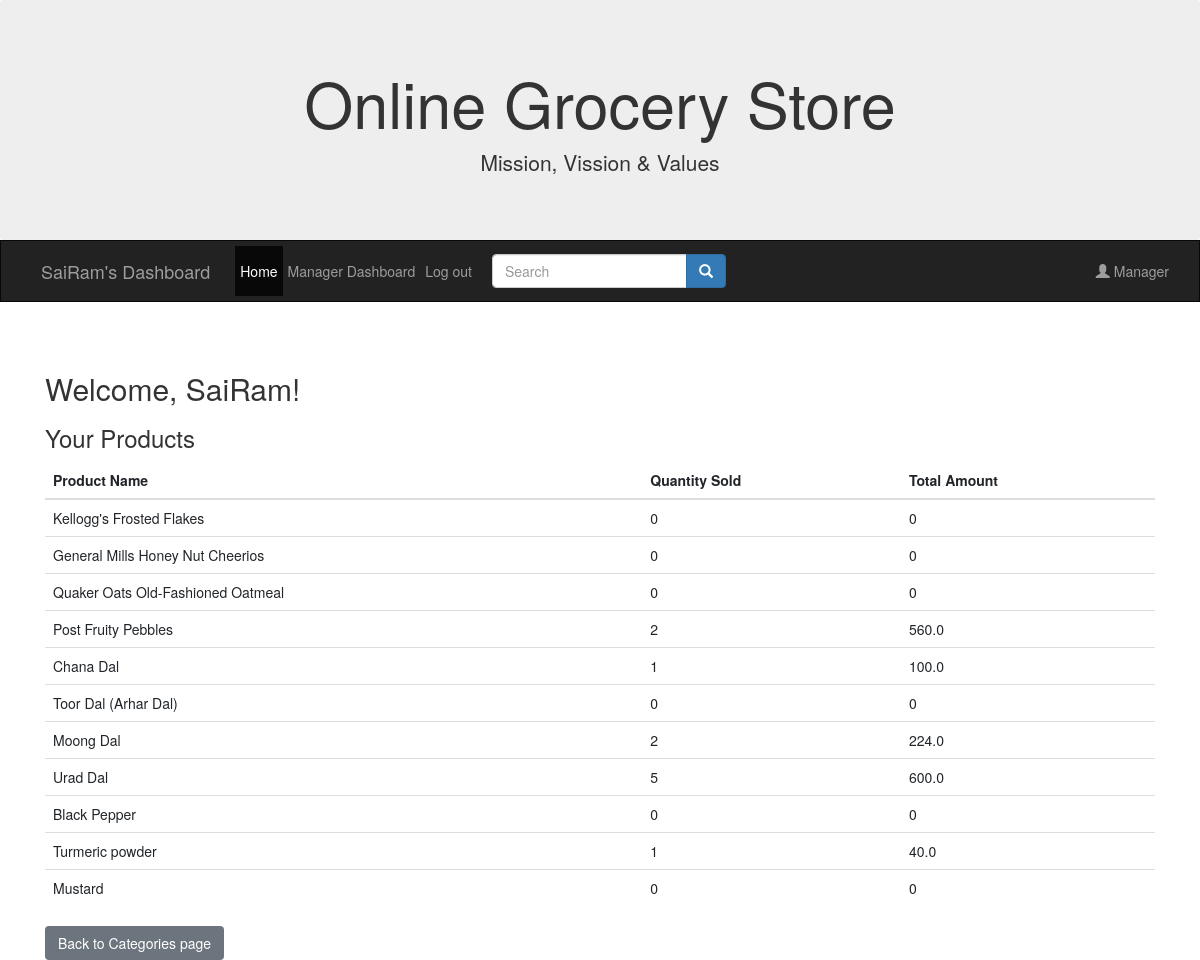
Screenshot of /manager_dashboard (signed in) with the database file from the repository.
### website/models.py (models this page shows, shortened)
class User(db.Model, UserMixin):
    __tablename__ = 'user'
    id = db.Column(db.Integer, primary_key=True)
    email = db.Column(db.String(150), unique=True)
    password = db.Column(db.String(150))
    first_name = db.Column(db.String(150))
    category = db.relationship('Category')
    roles = db.relationship('Role', secondary=roles_users, backref='roled')

class Role(db.Model, RoleMixin):
    __tablename__ = 'role'
    id = db.Column(db.Integer(), primary_key=True)
    name = db.Column(db.String(80), unique=True)

class Products(db.Model):
    __tablename__ = 'products'
    id = db.Column(db.Integer, primary_key=True)
    name = db.Column(db.String, nullable=False)
    description = db.Column(db.String(100), nullable=False)
    unit = db.Column(db.String, nullable=False)
    rate_unit = db.Column(db.Integer, nullable=False)
    quantity = db.Column(db.Integer, nullable=False)
    quantity_sold = db.Column(db.Integer, default=0)
    category_id = db.Column(db.String, db.ForeignKey('category.category_id'), nullable=False)
    user_id = db.Column(db.Integer, db.ForeignKey('user.id'), nullable=False)

### website/views.py (the view)
@views.route('/manager_dashboard')
@login_required
def manager_dashboard():
    if 'user_id' not in session:
        return redirect(url_for('auth.login'))
    if current_user.is_authenticated and 'manager' in [role.name for role in current_user.roles]:
        manager_products = Products.query.filter_by(user_id=current_user.id).all()
        product_details = []
        for product in manager_products:
            quantity_sold = db.session.query(func.sum(PurchaseItem.quantity)).filter_by(product_id=product.id).scalar() or 0
            total_amount = db.session.query(func.sum(PurchaseItem.price)).filter_by(product_id=product.id).scalar() or 0
            product_details.append({
                'product': product,
                'quantity_sold': quantity_sold,
                'total_amount': total_amount
            })
        return render_template('manager_d.html', product_details=product_details, user = current_user)
    flash('You are not authorized to access this page.', category='error')
    return redirect(url_for('views.display_products_by_category'))

### website/templates/manager_d.html (shortened to what this page needs)
{% extends "base.html" %}
{% block content %}
    <h2>Welcome, {{ current_user.first_name }}!</h2>
    <h3>Your Products</h3>
    <table class="table">
        <thead>
            <tr>
                <th>Product Name</th>
                <th>Quantity Sold</th>
                <th>Total Amount</th>
            </tr>
        </thead>
        <tbody>
            {% for product_detail in product_details %}
                <tr>
                    <td>{{ product_detail.product.name }}</td>
                    <td>{{ product_detail.quantity_sold }}</td>
                    <td>{{ product_detail.total_amount }}</td>
                </tr>
            {% endfor %}
        </tbody>
    </table>
    <div class="mt-3">
        <a href="{{ url_for('views.display_categories') }}" class="btn btn-secondary">Back to Categories page</a>
    </div>
{% endblock %}

### website/templates/base.html (shortened to what this page needs)
<!DOCTYPE html>
<html>
  <head>
    <link
      rel="stylesheet"
      href="https://stackpath.bootstrapcdn.com/bootstrap/4.4.1/css/bootstrap.min.css"
    />
    <link
      rel="stylesheet"
      href="https://stackpath.bootstrapcdn.com/font-awesome/4.7.0/css/font-awesome.min.css"
    />
    <link
      rel="stylesheet"
      href="https://maxcdn.bootstrapcdn.com/bootstrap/3.4.1/css/bootstrap.min.css"
    />
  </head>
  <body>
    <div class="jumbotron">
      <div class="container text-center">
        <h1>Online Grocery Store</h1>
        <p>Mission, Vission & Values</p>
      </div>
    </div>
    <nav class="navbar navbar-expand-lg navbar-inverse">
      <div class="container-fluid">
        <div class="collapse navbar-collapse" id="myNavbar">
          {% if user.is_authenticated %}
          <ul class="nav navbar-nav">
            <a class="navbar-brand" href="#"
              >{{ user.first_name }}'s Dashboard</a
            >
            <li class="nav-item active">
              <a class="nav-link" href="/">Home</a>
            </li>
            {% for role in user.roles %} {% if role.name == 'manager' %}
            <li class="nav-item">
              <a
                class="nav-link"
                href="{{ url_for('views.manager_dashboard') }}"
                >Manager Dashboard</a
              >
            </li>
            {% else %}
            <li class="nav-item">
              <a class="nav-link" href="/profile">Profile</a>
            </li>
            {% endif %} {% endfor %}
            <li class="nav-item">
              <a class="nav-link" href="/logout">Log out</a>
            </li>
          </ul>
          <form
            class="navbar-form navbar-left"
            action="{{ url_for('views.search') }}"
            method="GET"
          >
            <div class="input-group">
              <input
                type="text"
                class="form-control"
                placeholder="Search"
                name="query"
              />
              <div class="input-group-btn">
                <button class="btn btn-primary" type="submit">
                  <i class="glyphicon glyphicon-search"></i>
                </button>
              </div>
            </div>
          </form>
          <ul class="nav navbar-nav navbar-right">
            {% for role in user.roles %} {% if role.name == 'manager' %}
            <li class="nav-item">
              <a class="nav-link" href="/process_selection">
                <span class="glyphicon glyphicon-user"></span> Manager
              </a>
            </li>
            {% else %}
            <li class="nav-item">
              <a class="nav-link" href="/cart">
                <span class="glyphicon glyphicon-shopping-cart"></span> Cart
              </a>
            </li>
            {% endif %} {% endfor %}
          </ul>
          {% endif %}
        </div>
      </div>
    </nav>
    <div class="container">{% block content %} {% endblock %}</div>
  </body>
</html>

### website/templates/base.html (style rules this page uses)
.navbar { margin-bottom: 50px; border-radius: 0; }
.jumbotron { margin-bottom: 0; }

### rows the page displays
User: first_name "SaiRam"
Role: name "manager" (drawn)
Products: product.name "Kellogg's Frosted Flakes"
Products: product.name "General Mills Honey Nut Cheerios"
Products: product.name "Quaker Oats Old-Fashioned Oatmeal"
Products: product.name "Post Fruity Pebbles"
Products: product.name "Chana Dal"
Products: product.name "Toor Dal (Arhar Dal)"
Products: product.name "Moong Dal"
Products: product.name "Urad Dal"
Products: product.name "Black Pepper"
Products: product.name "Turmeric powder"
Products: product.name "Mustard"

### other values shown
{{ product_detail.quantity_sold }} "0" "0" "0" "2" "1" "0" "2" "5" "0" "1" "0"
{{ product_detail.total_amount }} "0" "0" "0" "560.0" "100.0" "0" "224.0" "600.0" "0" "40.0" "0"
